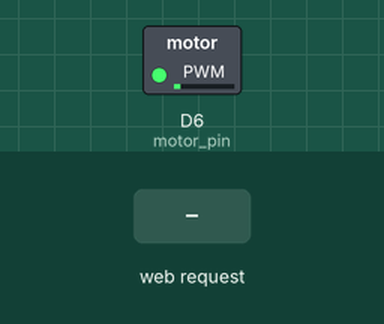
This sketch was run on a simulated ESP8266 (NodeMCU). Shown: switched loads named in the sketch (green lamp = pin HIGH). The test bench sets the inputs (shaded band). WiFi joins after 1.5 s; servers stay silent unless stated; what the sketch prints to the serial monitor is not drawn.

Above: at 2.7 s.
2.8 s: HTTP request GET /action_page received
At 4.8 s:
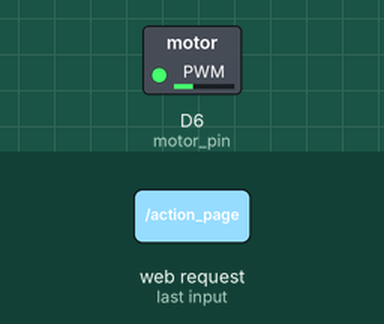
At 6.8 s:
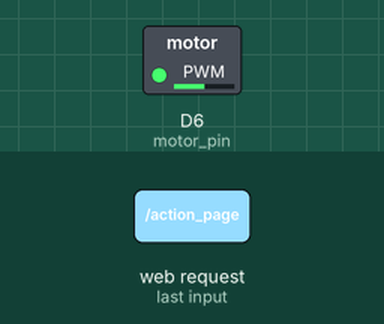
Timing chart, 0 to 16.5 s (numbered marks = the images above; inputs shaded):
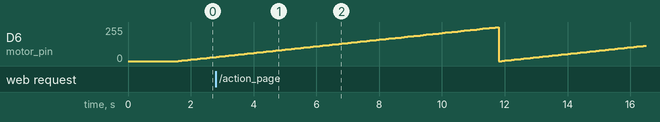

The sketch:

Wifi_Controlled_RPM.ino
```cpp
#include <ESP8266WiFi.h>      // does all Wifi related functionalities
#include <WiFiClient.h>       // required to send request to web browser
#include <ESP8266WebServer.h> // handles HTTP protocls

#include "index.h";

// SSID and Password of your WiFi router where ESP connects
const char *ssid = "";
const char *password = "";

ESP8266WebServer server(80); // Server on port 80
int motor_pin = D6;

//===============================================================
// This routine is executed when you open its IP in browser
//===============================================================
void handleRoot()
{
  String s = MAIN_page;             // Read HTML contents
  server.send(200, "text/html", s); // Send web page
}

//===============================================================
// This routine is executed when you press submit
//===============================================================
void handleForm()
{
  String input_RPM = server.arg("RPM");

  Serial.print("Input RPM: ");
  Serial.println(input_RPM);

  String s = "<a href='/'> Go Back </a>";
  server.send(200, "text/html", s); // Send web page
}
//==============================================================
//                  SETUP
//==============================================================
void setup()
{
  pinMode(motor_pin, OUTPUT);

  Serial.begin(115200);

  Serial.println();
  Serial.println();
  Serial.print("Connecting to ");
  Serial.println(ssid);

  WiFi.begin(ssid, password); // Connect to your WiFi router

  Serial.println();
  Serial.println();
  Serial.print("Connecting to ");
  Serial.println(ssid);

  // Wait for connection
  while (WiFi.status() != WL_CONNECTED)
  {
    delay(500);
    Serial.print(".");
  }

  Serial.println("");
  Serial.println("WiFi connected");

  // If connection successful show IP address in serial monitor
  Serial.print("Use this URL to connect: ");
  Serial.print("http://");
  Serial.print(WiFi.localIP());
  Serial.println("/");

  server.on("/", handleRoot);            // Which routine to handle at root location
  server.on("/action_page", handleForm); // form action is handled here

  server.begin(); // Start server
  Serial.println("HTTP server started");
}

//==============================================================
//                     LOOP
//==============================================================
void loop(void)
{
  server.handleClient(); // Handle client requests

  for (int speed = 0; speed <= 1023; speed = speed + 10)
  {
    analogWrite(motor_pin, speed);
    delay(100);
  }
}
```

index.h
```cpp
const char MAIN_page[] PROGMEM = R"=====(
<html>
<body>

<h2>2022 STEAM Project<h2>
<h3> Input RPM Form</h3>

<form action="/action_page">
  RPM:<br>
  <input type="text" name="RPM" value="">
  <br><br>
  <input type="submit" value="Submit">
</form>

</body>
</html>
)=====";
```
